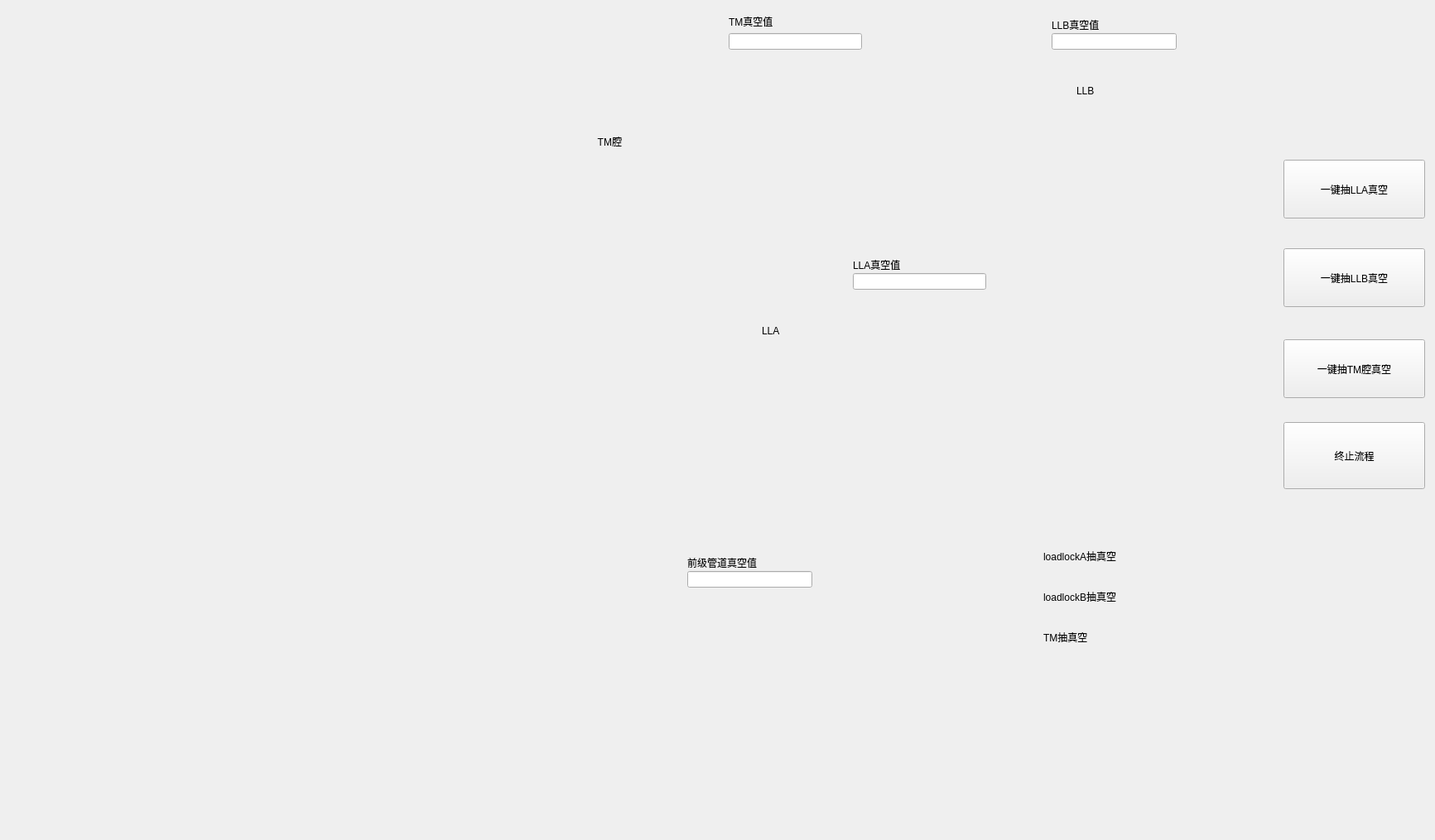
<?xml version="1.0" encoding="UTF-8"?>
<ui version="4.0">
 <class>VacuumizeSubsystemWidget</class>
 <widget class="QWidget" name="VacuumizeSubsystemWidget">
  <property name="geometry">
   <rect>
    <x>0</x>
    <y>0</y>
    <width>1733</width>
    <height>1015</height>
   </rect>
  </property>
  <property name="windowTitle">
   <string>Form</string>
  </property>
  <widget class="pipeLineWidget" name="vp_w_6" native="true">
   <property name="geometry">
    <rect>
     <x>128</x>
     <y>130</y>
     <width>90</width>
     <height>10</height>
    </rect>
   </property>
   <widget class="pipeLineWidget" name="widget_34" native="true">
    <property name="geometry">
     <rect>
      <x>150</x>
      <y>0</y>
      <width>61</width>
      <height>20</height>
     </rect>
    </property>
   </widget>
   <widget class="pipeLineWidget" name="widget_35" native="true">
    <property name="geometry">
     <rect>
      <x>150</x>
      <y>0</y>
      <width>61</width>
      <height>20</height>
     </rect>
    </property>
   </widget>
  </widget>
  <widget class="FeedAndDischarge" name="lla_widget" native="true">
   <property name="geometry">
    <rect>
     <x>812</x>
     <y>302</y>
     <width>101</width>
     <height>131</height>
    </rect>
   </property>
  </widget>
  <widget class="MechanicalPumpWidget" name="widget_20" native="true">
   <property name="geometry">
    <rect>
     <x>390</x>
     <y>697</y>
     <width>231</width>
     <height>111</height>
    </rect>
   </property>
  </widget>
  <widget class="RoughExtractionValve" name="widget_pav_tm" native="true">
   <property name="geometry">
    <rect>
     <x>208</x>
     <y>109</y>
     <width>51</width>
     <height>41</height>
    </rect>
   </property>
  </widget>
  <widget class="pipeLine90Widget" name="vp_h_2" native="true">
   <property name="geometry">
    <rect>
     <x>98</x>
     <y>136</y>
     <width>10</width>
     <height>471</height>
    </rect>
   </property>
  </widget>
  <widget class="FeedAndDischarge" name="llb_widget" native="true">
   <property name="geometry">
    <rect>
     <x>1195</x>
     <y>100</y>
     <width>101</width>
     <height>131</height>
    </rect>
   </property>
  </widget>
  <widget class="pipeLineWidget" name="pav_tm_w_1" native="true">
   <property name="geometry">
    <rect>
     <x>250</x>
     <y>130</y>
     <width>591</width>
     <height>10</height>
    </rect>
   </property>
  </widget>
  <widget class="CompoundVacuumGauge" name="widget_45" native="true">
   <property name="geometry">
    <rect>
     <x>833</x>
     <y>10</y>
     <width>41</width>
     <height>61</height>
    </rect>
   </property>
  </widget>
  <widget class="pipeLineWidget" name="widget_53" native="true">
   <property name="geometry">
    <rect>
     <x>904</x>
     <y>335</y>
     <width>41</width>
     <height>10</height>
    </rect>
   </property>
   <property name="styleSheet">
    <string notr="true"/>
   </property>
  </widget>
  <widget class="TMCavity" name="tm_widget" native="true">
   <property name="geometry">
    <rect>
     <x>770</x>
     <y>97</y>
     <width>181</width>
     <height>171</height>
    </rect>
   </property>
  </widget>
  <widget class="pipeLine90Widget" name="vp_h_1" native="true">
   <property name="geometry">
    <rect>
     <x>640</x>
     <y>560</y>
     <width>10</width>
     <height>161</height>
    </rect>
   </property>
  </widget>
  <widget class="pipeLineWidget" name="vp_w_2" native="true">
   <property name="geometry">
    <rect>
     <x>120</x>
     <y>630</y>
     <width>521</width>
     <height>10</height>
    </rect>
   </property>
   <property name="styleSheet">
    <string notr="true"/>
   </property>
  </widget>
  <widget class="RBWidget" name="widget_23" native="true">
   <property name="geometry">
    <rect>
     <x>618</x>
     <y>717</y>
     <width>35</width>
     <height>35</height>
    </rect>
   </property>
  </widget>
  <widget class="ValveWheel" name="widget_vp" native="true">
   <property name="geometry">
    <rect>
     <x>412</x>
     <y>717</y>
     <width>51</width>
     <height>51</height>
    </rect>
   </property>
  </widget>
  <widget class="LTWidget" name="widget_16" native="true">
   <property name="geometry">
    <rect>
     <x>95</x>
     <y>127</y>
     <width>35</width>
     <height>35</height>
    </rect>
   </property>
  </widget>
  <widget class="LBWidget" name="widget_14" native="true">
   <property name="geometry">
    <rect>
     <x>95</x>
     <y>607</y>
     <width>35</width>
     <height>35</height>
    </rect>
   </property>
  </widget>
  <widget class="pipeLine90Widget" name="widget_13" native="true">
   <property name="geometry">
    <rect>
     <x>848</x>
     <y>67</y>
     <width>10</width>
     <height>41</height>
    </rect>
   </property>
  </widget>
  <widget class="QLabel" name="label_4">
   <property name="geometry">
    <rect>
     <x>880</x>
     <y>16</y>
     <width>81</width>
     <height>20</height>
    </rect>
   </property>
   <property name="text">
    <string>TM真空值</string>
   </property>
  </widget>
  <widget class="QLabel" name="label_5">
   <property name="geometry">
    <rect>
     <x>690</x>
     <y>160</y>
     <width>61</width>
     <height>21</height>
    </rect>
   </property>
   <property name="text">
    <string>TM腔</string>
   </property>
   <property name="alignment">
    <set>Qt::AlignRight|Qt::AlignTrailing|Qt::AlignVCenter</set>
   </property>
  </widget>
  <widget class="QLabel" name="label_8">
   <property name="geometry">
    <rect>
     <x>1030</x>
     <y>310</y>
     <width>81</width>
     <height>20</height>
    </rect>
   </property>
   <property name="text">
    <string>LLA真空值</string>
   </property>
  </widget>
  <widget class="QLabel" name="label_9">
   <property name="geometry">
    <rect>
     <x>1270</x>
     <y>20</y>
     <width>91</width>
     <height>20</height>
    </rect>
   </property>
   <property name="text">
    <string>LLB真空值</string>
   </property>
  </widget>
  <widget class="QLabel" name="label_10">
   <property name="geometry">
    <rect>
     <x>920</x>
     <y>390</y>
     <width>101</width>
     <height>20</height>
    </rect>
   </property>
   <property name="text">
    <string>LLA</string>
   </property>
  </widget>
  <widget class="QLabel" name="label_11">
   <property name="geometry">
    <rect>
     <x>1300</x>
     <y>100</y>
     <width>101</width>
     <height>20</height>
    </rect>
   </property>
   <property name="text">
    <string>LLB</string>
   </property>
  </widget>
  <widget class="QLabel" name="label_14">
   <property name="geometry">
    <rect>
     <x>830</x>
     <y>670</y>
     <width>121</width>
     <height>20</height>
    </rect>
   </property>
   <property name="text">
    <string>前级管道真空值</string>
   </property>
  </widget>
  <widget class="PressureGauge" name="widget_54" native="true">
   <property name="geometry">
    <rect>
     <x>760</x>
     <y>679</y>
     <width>61</width>
     <height>31</height>
    </rect>
   </property>
  </widget>
  <widget class="pipeLineWidget" name="vp_w_1" native="true">
   <property name="geometry">
    <rect>
     <x>650</x>
     <y>690</y>
     <width>121</width>
     <height>10</height>
    </rect>
   </property>
   <property name="styleSheet">
    <string notr="true"/>
   </property>
  </widget>
  <widget class="CompoundVacuumGauge" name="widget_46" native="true">
   <property name="geometry">
    <rect>
     <x>940</x>
     <y>318</y>
     <width>91</width>
     <height>81</height>
    </rect>
   </property>
  </widget>
  <widget class="CompoundVacuumGauge" name="widget_51" native="true">
   <property name="geometry">
    <rect>
     <x>1229</x>
     <y>10</y>
     <width>31</width>
     <height>51</height>
    </rect>
   </property>
  </widget>
  <widget class="pipeLineWidget" name="pav_lla_w_1" native="true">
   <property name="geometry">
    <rect>
     <x>258</x>
     <y>325</y>
     <width>581</width>
     <height>10</height>
    </rect>
   </property>
  </widget>
  <widget class="pipeLineWidget" name="vp_w_4" native="true">
   <property name="geometry">
    <rect>
     <x>100</x>
     <y>325</y>
     <width>121</width>
     <height>10</height>
    </rect>
   </property>
   <widget class="pipeLineWidget" name="widget_52" native="true">
    <property name="geometry">
     <rect>
      <x>150</x>
      <y>0</y>
      <width>61</width>
      <height>20</height>
     </rect>
    </property>
   </widget>
   <widget class="pipeLineWidget" name="widget_56" native="true">
    <property name="geometry">
     <rect>
      <x>150</x>
      <y>0</y>
      <width>61</width>
      <height>20</height>
     </rect>
    </property>
   </widget>
  </widget>
  <widget class="RoughExtractionValve" name="widget_pav_lla" native="true">
   <property name="geometry">
    <rect>
     <x>212</x>
     <y>302</y>
     <width>51</width>
     <height>41</height>
    </rect>
   </property>
  </widget>
  <widget class="RoughExtractionValve" name="widget_pav_llb" native="true">
   <property name="geometry">
    <rect>
     <x>758</x>
     <y>529</y>
     <width>51</width>
     <height>41</height>
    </rect>
   </property>
  </widget>
  <widget class="pipeLineWidget" name="pav_llb_w_1" native="true">
   <property name="geometry">
    <rect>
     <x>800</x>
     <y>550</y>
     <width>431</width>
     <height>10</height>
    </rect>
   </property>
  </widget>
  <widget class="pipeLineWidget" name="vp_w_8" native="true">
   <property name="geometry">
    <rect>
     <x>657</x>
     <y>550</y>
     <width>105</width>
     <height>10</height>
    </rect>
   </property>
   <widget class="pipeLineWidget" name="widget_77" native="true">
    <property name="geometry">
     <rect>
      <x>150</x>
      <y>0</y>
      <width>61</width>
      <height>20</height>
     </rect>
    </property>
   </widget>
   <widget class="pipeLineWidget" name="widget_78" native="true">
    <property name="geometry">
     <rect>
      <x>150</x>
      <y>0</y>
      <width>61</width>
      <height>20</height>
     </rect>
    </property>
    <widget class="pipeLineWidget" name="widget_79" native="true">
     <property name="geometry">
      <rect>
       <x>150</x>
       <y>0</y>
       <width>61</width>
       <height>20</height>
      </rect>
     </property>
    </widget>
   </widget>
  </widget>
  <widget class="RBWidget" name="widget_80" native="true">
   <property name="geometry">
    <rect>
     <x>1220</x>
     <y>530</y>
     <width>35</width>
     <height>35</height>
    </rect>
   </property>
  </widget>
  <widget class="pipeLine90Widget" name="ppv_llb_h_1" native="true">
   <property name="geometry">
    <rect>
     <x>1240</x>
     <y>220</y>
     <width>10</width>
     <height>321</height>
    </rect>
   </property>
  </widget>
  <widget class="LTWidget" name="widget_28" native="true">
   <property name="geometry">
    <rect>
     <x>638</x>
     <y>548</y>
     <width>35</width>
     <height>35</height>
    </rect>
   </property>
  </widget>
  <widget class="pipeLine90Widget" name="widget_10" native="true">
   <property name="geometry">
    <rect>
     <x>1240</x>
     <y>60</y>
     <width>10</width>
     <height>41</height>
    </rect>
   </property>
  </widget>
  <widget class="pipeLineWidget" name="tm__llb_door" native="true">
   <property name="geometry">
    <rect>
     <x>900</x>
     <y>130</y>
     <width>300</width>
     <height>10</height>
    </rect>
   </property>
  </widget>
  <widget class="pipeLine90Widget" name="tm__lla_door" native="true">
   <property name="geometry">
    <rect>
     <x>857</x>
     <y>260</y>
     <width>10</width>
     <height>51</height>
    </rect>
   </property>
  </widget>
  <widget class="QPushButton" name="open_loadlock1_vacuum_btn">
   <property name="geometry">
    <rect>
     <x>1550</x>
     <y>193</y>
     <width>171</width>
     <height>71</height>
    </rect>
   </property>
   <property name="minimumSize">
    <size>
     <width>0</width>
     <height>0</height>
    </size>
   </property>
   <property name="text">
    <string>一键抽LLA真空</string>
   </property>
  </widget>
  <widget class="QPushButton" name="open_tm_cavity_vacuum_btn">
   <property name="geometry">
    <rect>
     <x>1550</x>
     <y>410</y>
     <width>171</width>
     <height>71</height>
    </rect>
   </property>
   <property name="minimumSize">
    <size>
     <width>0</width>
     <height>0</height>
    </size>
   </property>
   <property name="text">
    <string>一键抽TM腔真空</string>
   </property>
  </widget>
  <widget class="QPushButton" name="open_loadlock2_vacuum_btn">
   <property name="geometry">
    <rect>
     <x>1550</x>
     <y>300</y>
     <width>171</width>
     <height>71</height>
    </rect>
   </property>
   <property name="minimumSize">
    <size>
     <width>0</width>
     <height>0</height>
    </size>
   </property>
   <property name="text">
    <string>一键抽LLB真空</string>
   </property>
  </widget>
  <widget class="QLineEdit" name="molecule_pipeline_value_let">
   <property name="geometry">
    <rect>
     <x>830</x>
     <y>690</y>
     <width>151</width>
     <height>20</height>
    </rect>
   </property>
  </widget>
  <widget class="QLineEdit" name="llb_current_vacuum_value_let">
   <property name="geometry">
    <rect>
     <x>1270</x>
     <y>40</y>
     <width>151</width>
     <height>20</height>
    </rect>
   </property>
  </widget>
  <widget class="QLineEdit" name="tm_cavity_current_vacuum_value_let">
   <property name="geometry">
    <rect>
     <x>880</x>
     <y>40</y>
     <width>161</width>
     <height>20</height>
    </rect>
   </property>
  </widget>
  <widget class="QLineEdit" name="lla_current_vacuum_value_let">
   <property name="geometry">
    <rect>
     <x>1030</x>
     <y>330</y>
     <width>161</width>
     <height>20</height>
    </rect>
   </property>
  </widget>
  <widget class="QWidget" name="verticalLayoutWidget">
   <property name="geometry">
    <rect>
     <x>1560</x>
     <y>80</y>
     <width>160</width>
     <height>80</height>
    </rect>
   </property>
   <layout class="QVBoxLayout" name="verticalLayout"/>
  </widget>
  <widget class="QWidget" name="gridLayoutWidget">
   <property name="geometry">
    <rect>
     <x>190</x>
     <y>70</y>
     <width>91</width>
     <height>31</height>
    </rect>
   </property>
   <layout class="QGridLayout" name="widget_pav_tm_layout"/>
  </widget>
  <widget class="QWidget" name="gridLayoutWidget_5">
   <property name="geometry">
    <rect>
     <x>190</x>
     <y>260</y>
     <width>91</width>
     <height>31</height>
    </rect>
   </property>
   <layout class="QGridLayout" name="widget_pav_lla_layout"/>
  </widget>
  <widget class="QWidget" name="gridLayoutWidget_9">
   <property name="geometry">
    <rect>
     <x>740</x>
     <y>490</y>
     <width>91</width>
     <height>31</height>
    </rect>
   </property>
   <layout class="QGridLayout" name="widget_pav_llb_layout"/>
  </widget>
  <widget class="QWidget" name="gridLayoutWidget_12">
   <property name="geometry">
    <rect>
     <x>1430</x>
     <y>380</y>
     <width>111</width>
     <height>31</height>
    </rect>
   </property>
   <layout class="QGridLayout" name="widget_pbv_llb_layout"/>
  </widget>
  <widget class="QWidget" name="gridLayoutWidget_13">
   <property name="geometry">
    <rect>
     <x>390</x>
     <y>660</y>
     <width>91</width>
     <height>31</height>
    </rect>
   </property>
   <layout class="QGridLayout" name="widget_vp_layout"/>
  </widget>
  <widget class="QPushButton" name="abort_process_btn">
   <property name="geometry">
    <rect>
     <x>1550</x>
     <y>510</y>
     <width>171</width>
     <height>81</height>
    </rect>
   </property>
   <property name="text">
    <string>终止流程</string>
   </property>
  </widget>
  <widget class="QWidget" name="layoutWidget">
   <property name="geometry">
    <rect>
     <x>1260</x>
     <y>650</y>
     <width>451</width>
     <height>141</height>
    </rect>
   </property>
   <layout class="QGridLayout" name="gridLayout">
    <item row="0" column="0">
     <widget class="QLabel" name="label_12">
      <property name="text">
       <string>loadlockA抽真空</string>
      </property>
     </widget>
    </item>
    <item row="1" column="0">
     <widget class="QLabel" name="label_7">
      <property name="text">
       <string>loadlockB抽真空</string>
      </property>
     </widget>
    </item>
    <item row="0" column="1">
     <widget class="ProgressColor" name="gmfm_lla_progress" native="true">
      <property name="styleSheet">
       <string notr="true"/>
      </property>
     </widget>
    </item>
    <item row="1" column="1">
     <widget class="ProgressColor" name="gmfm_tm_progress" native="true">
      <property name="styleSheet">
       <string notr="true"/>
      </property>
     </widget>
    </item>
    <item row="2" column="1">
     <widget class="ProgressColor" name="gmfm_llb_progress" native="true">
      <property name="styleSheet">
       <string notr="true"/>
      </property>
     </widget>
    </item>
    <item row="2" column="0">
     <widget class="QLabel" name="label_13">
      <property name="text">
       <string>TM抽真空</string>
      </property>
     </widget>
    </item>
   </layout>
  </widget>
  <zorder>ppv_llb_h_1</zorder>
  <zorder>pav_llb_w_1</zorder>
  <zorder>pav_lla_w_1</zorder>
  <zorder>vp_w_8</zorder>
  <zorder>tm__lla_door</zorder>
  <zorder>tm__llb_door</zorder>
  <zorder>widget_13</zorder>
  <zorder>vp_w_6</zorder>
  <zorder>lla_widget</zorder>
  <zorder>widget_20</zorder>
  <zorder>widget_pav_tm</zorder>
  <zorder>vp_h_2</zorder>
  <zorder>llb_widget</zorder>
  <zorder>pav_tm_w_1</zorder>
  <zorder>widget_45</zorder>
  <zorder>widget_53</zorder>
  <zorder>tm_widget</zorder>
  <zorder>vp_h_1</zorder>
  <zorder>vp_w_2</zorder>
  <zorder>widget_23</zorder>
  <zorder>widget_vp</zorder>
  <zorder>widget_16</zorder>
  <zorder>widget_14</zorder>
  <zorder>label_4</zorder>
  <zorder>label_5</zorder>
  <zorder>label_8</zorder>
  <zorder>label_9</zorder>
  <zorder>label_10</zorder>
  <zorder>label_11</zorder>
  <zorder>label_14</zorder>
  <zorder>widget_54</zorder>
  <zorder>vp_w_1</zorder>
  <zorder>widget_46</zorder>
  <zorder>widget_51</zorder>
  <zorder>vp_w_4</zorder>
  <zorder>widget_pav_lla</zorder>
  <zorder>widget_pav_llb</zorder>
  <zorder>widget_80</zorder>
  <zorder>widget_28</zorder>
  <zorder>widget_10</zorder>
  <zorder>open_loadlock1_vacuum_btn</zorder>
  <zorder>open_tm_cavity_vacuum_btn</zorder>
  <zorder>open_loadlock2_vacuum_btn</zorder>
  <zorder>molecule_pipeline_value_let</zorder>
  <zorder>llb_current_vacuum_value_let</zorder>
  <zorder>tm_cavity_current_vacuum_value_let</zorder>
  <zorder>lla_current_vacuum_value_let</zorder>
  <zorder>verticalLayoutWidget</zorder>
  <zorder>gridLayoutWidget</zorder>
  <zorder>gridLayoutWidget_5</zorder>
  <zorder>gridLayoutWidget_9</zorder>
  <zorder>gridLayoutWidget_12</zorder>
  <zorder>gridLayoutWidget_13</zorder>
  <zorder>abort_process_btn</zorder>
  <zorder>layoutWidget</zorder>
 </widget>
 <customwidgets>
  <customwidget>
   <class>pipeLineWidget</class>
   <extends>QWidget</extends>
   <header location="global">pipelinewidget.h</header>
   <container>1</container>
  </customwidget>
  <customwidget>
   <class>RBWidget</class>
   <extends>QWidget</extends>
   <header location="global">rbwidget.h</header>
   <container>1</container>
  </customwidget>
  <customwidget>
   <class>TMCavity</class>
   <extends>QWidget</extends>
   <header location="global">tmcavity.h</header>
   <container>1</container>
  </customwidget>
  <customwidget>
   <class>pipeLine90Widget</class>
   <extends>QWidget</extends>
   <header location="global">pipeline90widget.h</header>
   <container>1</container>
  </customwidget>
  <customwidget>
   <class>LTWidget</class>
   <extends>QWidget</extends>
   <header location="global">ltwidget.h</header>
   <container>1</container>
  </customwidget>
  <customwidget>
   <class>FeedAndDischarge</class>
   <extends>QWidget</extends>
   <header location="global">feedanddischarge.h</header>
   <container>1</container>
  </customwidget>
  <customwidget>
   <class>LBWidget</class>
   <extends>QWidget</extends>
   <header location="global">lbwidget.h</header>
   <container>1</container>
  </customwidget>
  <customwidget>
   <class>MechanicalPumpWidget</class>
   <extends>QWidget</extends>
   <header location="global">mechanicalpumpwidget.h</header>
   <container>1</container>
  </customwidget>
  <customwidget>
   <class>RoughExtractionValve</class>
   <extends>QWidget</extends>
   <header location="global">roughextractionvalve.h</header>
   <container>1</container>
  </customwidget>
  <customwidget>
   <class>CompoundVacuumGauge</class>
   <extends>QWidget</extends>
   <header location="global">compoundvacuumgauge.h</header>
   <container>1</container>
  </customwidget>
  <customwidget>
   <class>PressureGauge</class>
   <extends>QWidget</extends>
   <header location="global">pressuregauge.h</header>
   <container>1</container>
  </customwidget>
  <customwidget>
   <class>ValveWheel</class>
   <extends>QWidget</extends>
   <header location="global">valvewheel.h</header>
   <container>1</container>
  </customwidget>
  <customwidget>
   <class>ProgressColor</class>
   <extends>QWidget</extends>
   <header location="global">ProgressColor.h</header>
   <container>1</container>
  </customwidget>
 </customwidgets>
 <resources/>
 <connections/>
</ui>
